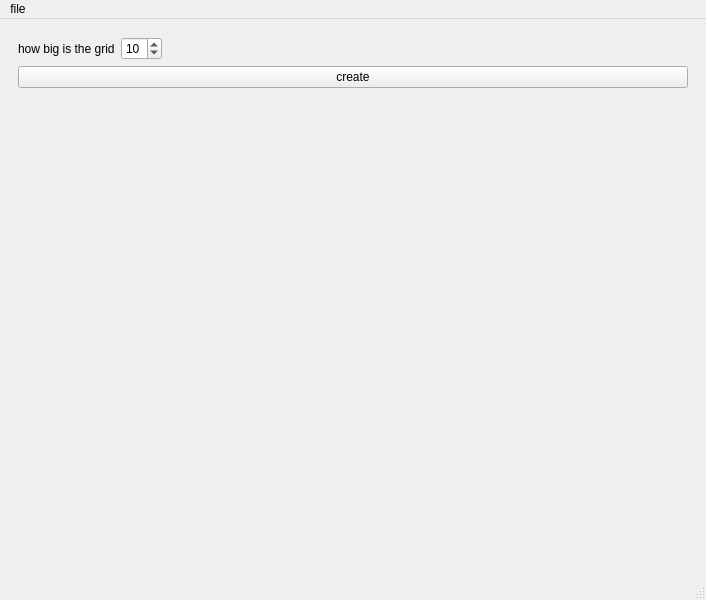
<?xml version="1.0" encoding="UTF-8"?>
<ui version="4.0">
 <class>MainWindow</class>
 <widget class="QMainWindow" name="MainWindow">
  <property name="geometry">
   <rect>
    <x>0</x>
    <y>0</y>
    <width>706</width>
    <height>600</height>
   </rect>
  </property>
  <property name="windowTitle">
   <string>MainWindow</string>
  </property>
  <widget class="QWidget" name="centralwidget">
   <layout class="QHBoxLayout" name="horizontalLayout">
    <item>
     <widget class="QStackedWidget" name="stackedWidget">
      <property name="currentIndex">
       <number>0</number>
      </property>
      <widget class="QWidget" name="page">
       <layout class="QVBoxLayout" name="verticalLayout">
        <item>
         <layout class="QHBoxLayout" name="horizontalLayout_2">
          <item>
           <widget class="QLabel" name="gridNumLabel">
            <property name="sizePolicy">
             <sizepolicy hsizetype="Fixed" vsizetype="Ignored">
              <horstretch>0</horstretch>
              <verstretch>0</verstretch>
             </sizepolicy>
            </property>
            <property name="text">
             <string>how big is the grid</string>
            </property>
            <property name="alignment">
             <set>Qt::AlignLeading|Qt::AlignLeft|Qt::AlignVCenter</set>
            </property>
           </widget>
          </item>
          <item>
           <widget class="QSpinBox" name="gridNumber">
            <property name="sizePolicy">
             <sizepolicy hsizetype="Fixed" vsizetype="Fixed">
              <horstretch>0</horstretch>
              <verstretch>0</verstretch>
             </sizepolicy>
            </property>
            <property name="minimum">
             <number>5</number>
            </property>
            <property name="maximum">
             <number>50</number>
            </property>
            <property name="value">
             <number>10</number>
            </property>
           </widget>
          </item>
          <item>
           <spacer name="horizontalSpacer">
            <property name="orientation">
             <enum>Qt::Horizontal</enum>
            </property>
            <property name="sizeHint" stdset="0">
             <size>
              <width>40</width>
              <height>20</height>
             </size>
            </property>
           </spacer>
          </item>
         </layout>
        </item>
        <item>
         <widget class="QPushButton" name="pushButton">
          <property name="text">
           <string>create</string>
          </property>
         </widget>
        </item>
        <item>
         <spacer name="verticalSpacer">
          <property name="orientation">
           <enum>Qt::Vertical</enum>
          </property>
          <property name="sizeHint" stdset="0">
           <size>
            <width>20</width>
            <height>40</height>
           </size>
          </property>
         </spacer>
        </item>
       </layout>
      </widget>
     </widget>
    </item>
   </layout>
  </widget>
  <widget class="QMenuBar" name="menubar">
   <property name="geometry">
    <rect>
     <x>0</x>
     <y>0</y>
     <width>706</width>
     <height>25</height>
    </rect>
   </property>
   <widget class="QMenu" name="menufile">
    <property name="title">
     <string>file</string>
    </property>
    <addaction name="actionexport"/>
    <addaction name="actionimport"/>
    <addaction name="actionnew"/>
   </widget>
   <addaction name="menufile"/>
  </widget>
  <widget class="QStatusBar" name="statusbar"/>
  <action name="actionexport">
   <property name="text">
    <string>export</string>
   </property>
  </action>
  <action name="actionimport">
   <property name="text">
    <string>import</string>
   </property>
  </action>
  <action name="actionnew">
   <property name="text">
    <string>new</string>
   </property>
  </action>
 </widget>
 <resources/>
 <connections/>
</ui>
